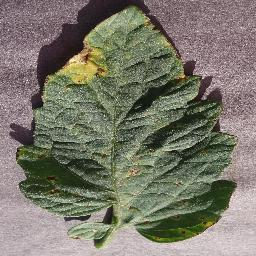
#> input picture datasets/train/009243750517602956_JPG.rf.b5e4a0f5502a8ec27fc554fe43471dcf.jpg, 256 x 256 px, given in place of IMG_1128_JPG.rf.2b6c8bd27f4affcd740259c710285fa4.jpg, which was not available
$ jupyter execute --allow-errors Visualize_data.ipynb
#> lines starting #> are read from the running program, lines starting #| are printed output that depends on the picture; after the words box and inside, x2 and y2 are one past the last pixel; in counts of white or black regions, pixels touching at a corner belong together; pictures that were not available may be replaced by others from this repository, and a replacement may not be noted
### tool_Visualize.py
import os
import random
import shutil
import pandas as pd
import cv2
import numpy as np

def split_train_test(root_dir, train_dir, test_dir, test_ratio=0.2):
    """
    Chuyển một tỷ lệ xác định các tệp từ thư mục `train_dir` sang thư mục `test_dir`.

    :param root_dir: Thư mục gốc chứa thư mục train và test.
    :param train_dir: Tên thư mục chứa dữ liệu train.
    :param test_dir: Tên thư mục chứa dữ liệu test.
    :param test_ratio: Tỷ lệ phần trăm dữ liệu được chuyển từ train sang test.
    """
    train_path = os.path.join(root_dir, train_dir)
    test_path = os.path.join(root_dir, test_dir)

    if not os.path.exists(test_path):
        os.makedirs(test_path)

    # Duyệt qua các lớp trong thư mục train
    for class_name in os.listdir(train_path):
        class_train_path = os.path.join(train_path, class_name)
        class_test_path = os.path.join(test_path, class_name)

        if not os.path.exists(class_test_path):
            os.makedirs(class_test_path)

        # Danh sách các tệp trong lớp hiện tại
        files = os.listdir(class_train_path)
        random.shuffle(files)

        # Số lượng tệp cần chuyển
        num_files_to_move = int(len(files) * test_ratio)

        # Chuyển các tệp
        for file_name in files[:num_files_to_move]:
            shutil.move(os.path.join(class_train_path, file_name), os.path.join(class_test_path, file_name))

    print("Đã chuyển dữ liệu thành công.")


def count_files(file_path):
    file_counts = {}

    for category in os.listdir(file_path):
        category_path = os.path.join(file_path, category)
        if os.path.isdir(category_path):
            num_files = len(os.listdir(category_path))
            file_counts[category] = num_files
    file_counts_df = pd.DataFrame(list(file_counts.items()), columns=['Category', 'File Count'])
    print(file_counts_df)

def read_image(file_path):
    image = cv2.imread(file_path, cv2.IMREAD_GRAYSCALE)
    if image is not None:
        return cv2.resize(image, (100, 100)).flatten()  # Resize the image to a smaller size for faster comparison
    else:
        print(f"Error reading image: {file_path}")
        return None

def images_are_identical(img1, img2):
    return np.array_equal(img1, img2)

def remove_same_image_folder(image_folder):
    images = []
    file_names = []

    for file_name in os.listdir(image_folder):
        if file_name.endswith(('.png', '.jpg', '.jpeg', '.JPG')):
            file_path = os.path.join(image_folder, file_name)
            image = read_image(file_path)
            if image is not None:
                images.append(image)
                file_names.append(file_path)

    print(file_names)
    duplicate_files = set()

    for i in range(len(images)):
        if i in duplicate_files:
            continue
        for j in range(i + 1, len(images)):
            if j in duplicate_files:
                continue
            if images_are_identical(images[i], images[j]):
                duplicate_files.add(j)
                print(f"Duplicate found: {file_names[j]}")

    # Remove duplicate images
    for index in duplicate_files:
        print(f"Removing: {file_names[index]}")
        os.remove(file_names[index])

    print(f"Removed {len(duplicate_files)} duplicate images.")

### Visualize_data.ipynb
[cell 1]
import pandas as pd
import numpy as np
import os
from tool_Visualize import count_files, remove_same_image_folder, split_train_test
import seaborn as sns
import cv2
import matplotlib.pyplot as plt
from PIL import Image
import random
import shutil

[cell 2]
image_path = r"D:\data\tomato_realife\test\images\Bacterial Spot\IMG_1128_JPG.rf.2b6c8bd27f4affcd740259c710285fa4.jpg"
image = Image.open(image_path)
#> image is the input picture: PIL image 256x256 RGB; mean R, G, B 122, 119.9, 106.6

image_np = np.array(image)

green_channel = image_np[:, :, 1]
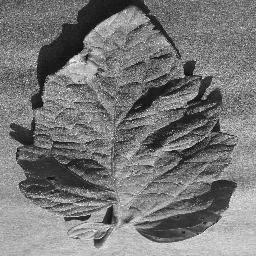
#> green_channel: shape (256, 256); min 0, max 255, mean 119.9

threshold = 145
mask = green_channel > threshold
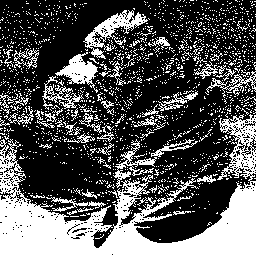
#> mask: shape (256, 256) bool; 33.7% white; 1670 white regions (1610 under 20 px), largest, box (x1, y1, x2, y2) and area: (0, 114, 256, 256) 12460, (83, 10, 148, 59) 964, (55, 52, 98, 93) 699

segmented_image_np = np.zeros_like(image_np)
segmented_image_np[mask] = image_np[mask]
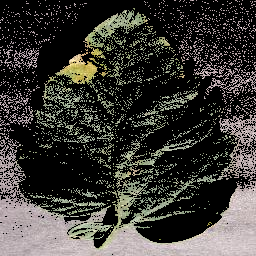
#> segmented_image_np: shape (256, 256, 3); mean R, G, B 60.4, 58.7, 54.6

segmented_image = Image.fromarray(segmented_image_np)
image_np = Image.fromarray(image_np)

# image_np.show()
segmented_image.show()

[cell 3]
# Load the image using OpenCV
image_cv = cv2.imread(image_path)

# Convert the image to the HSV color space
hsv_image = cv2.cvtColor(image_cv, cv2.COLOR_BGR2HSV)
#> hsv_image: shape (256, 256, 3); mean H, S, V 91.1, 56.4, 127.4

# Define the range for green color in HSV
lower_green = np.array([35, 40, 40])
upper_green = np.array([85, 255, 255])

# Create a mask for the green color
mask = cv2.inRange(hsv_image, lower_green, upper_green)
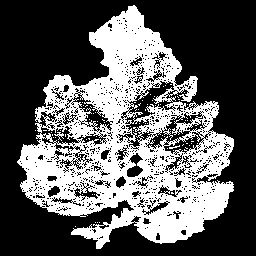
#> mask: shape (256, 256); 36.6% white; 81 white regions (79 under 20 px), largest, box (x1, y1, x2, y2) and area: (17, 5, 234, 249) 23838, (54, 132, 64, 141) 32

# Apply the mask to the image
segmented_image_cv = cv2.bitwise_and(image_cv, image_cv, mask=mask)
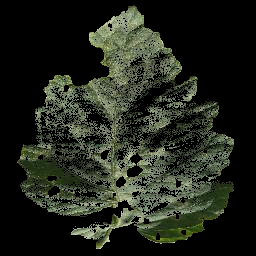
#> segmented_image_cv: shape (256, 256, 3); mean B, G, R 27.7, 37.8, 33.5

# Convert the result back to an image
segmented_image_cv_path = "strawberry"
cv2.imwrite(segmented_image_cv_path, segmented_image_cv)

segmented_image_cv_path

[cell 4]
count_files(r'D:\data\Potato Leaf Disease Dataset in Uncontrolled Environment\train')

[cell 5]
# remove_same_image_folder(r"D:\data\tomato_realife\train\images")

[cell 6]
split_train_test(r"D:\data\Potato Leaf Disease Dataset in Uncontrolled Environment", r'D:\data\Potato Leaf Disease Dataset in Uncontrolled Environment\train', r'D:\data\Potato Leaf Disease Dataset in Uncontrolled Environment\test', 0.2)

[cell 7]
root_dir = r'D:\data\tomato_realife'

[cell 8]
def visualize_bounding_boxes(image_path, annotation_path, class_labels):
    image = cv2.imread(image_path)
    try:
        annotations = pd.read_csv(annotation_path, delimiter=' ', header=None)
    except pd.errors.EmptyDataError:
        print(f'{annotation_path}, " is empty')

    for _, row in annotations.iterrows():
        class_label = row[0]
        class_label = class_labels[int(class_label)]
        x_center, y_center, width, height = row[1:].values
        x_min = int((x_center - width/2) * image.shape[1])
        y_min = int((y_center - height/2) * image.shape[0])
        x_max = int((x_center + width/2) * image.shape[1])
        y_max = int((y_center + height/2) * image.shape[0])
        cv2.rectangle(image, (x_min, y_min), (x_max, y_max), (218, 144, 38), 2)
        cv2.putText(image, str(class_label), (x_min, y_min - 5), cv2.FONT_HERSHEY_SIMPLEX, 0.5, (239, 13, 23), 2)

    plt.imshow(cv2.cvtColor(image, cv2.COLOR_BGR2RGB))
    plt.axis('off')
    plt.show()

images_dir = root_dir + '/test/images'
annot_dir = root_dir +  '/test/labels'

class_labels = ['Bacterial Spot', 'Early Blight', 'Healthy', 'Late Blight', 'Leaf Mold', 'Target Spot', 'Black Spot']

image_files = [f for f in os.listdir(images_dir) if f.endswith('.jpg')]

#> (the rest of this cell did not finish here and is left out)

[cell 9]
class_labels = ['Bacterial Spot', 'Early Blight', 'Healthy', 'Late Blight', 'Leaf Mold', 'Target Spot', 'Black Spot']

labels_dir = root_dir + '/train/labels'

#> (the rest of this cell did not finish here and is left out)

[cell 10]
print("Label Distribution:")
#> (the rest of this cell did not finish here and is left out)

#> (a cell that did not finish here is left out)

[cell 12]
import os
import shutil

# Đường dẫn đến thư mục test, image và label
test_dir = r'D:/data/tomato_realife/train'
image_dir = os.path.join(test_dir, 'images')
label_dir = os.path.join(test_dir, 'labels')

# Ánh xạ các nhãn số sang tên nhãn
class_labels = ['Bacterial Spot', 'Early Blight', 'Healthy', 'Late Blight', 'Leaf Mold', 'Target Spot', 'Black Spot']

# Tạo các thư mục cho từng loại bệnh nếu chưa có
for label in class_labels:
    label_path = os.path.join(image_dir, label)
    os.makedirs(label_path, exist_ok=True)

# Duyệt qua các file label và di chuyển ảnh
#> (the rest of this cell did not finish here and is left out)

[cell 13]
count_files(r"D:\data\Potato Leaf Disease Dataset in Uncontrolled Environment\test")

[cell 14]
img_path = r"D:\data\Potato Leaf Disease Dataset in Uncontrolled Environment\Potato Leaf Disease Dataset in Uncontrolled Environment\Bacteria\20230815_111318.jpg"
img = Image.open(img_path)
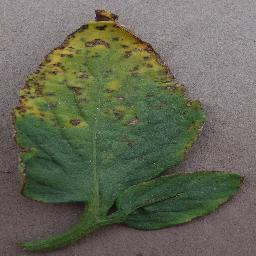
#> input picture datasets/train/09925614822552908_JPG.rf.5a513da294f8d942f736097c2dd8fae3.jpg, 256 x 256 px, given in place of 20230815_111318.jpg, which was not available
#> img is the input picture: PIL image 256x256 RGB; mean R, G, B 101, 104.2, 87

# Resize the image to 224x224
img_resized = img.resize((224, 224))

img_resized.show()

[cell 15]
remove_same_image_folder('strawberry')
#> in remove_same_image_folder, `image = read_image(file_path)`: image = 10000 values, max 231 at index 2328, min 14 at index 2260, mean 118.9
#> the loop in remove_same_image_folder, `for i in range(len(images)):` made 1 pass
#> after the loop in remove_same_image_folder, `for i in range(len(images)):`: duplicate_files = 0 items
#| Removed 0 duplicate images.

[cell 16]
count_files(r"D:\data\Potato Leaf Disease Dataset in Uncontrolled Environment\Potato Leaf Disease Dataset in Uncontrolled Environment")

[cell 17]
count_files("potato/val")

[cell 18]
train_path = 'tomato/train'
val_path = 'tomato/val'
test_path = 'tomato/test'
train_aug_path = "tomato/train_aug"

[cell 19]
def calculate_average_brightness(image_path):
#> called with image_path = 't'
    image = cv2.imread(image_path, cv2.IMREAD_GRAYSCALE)
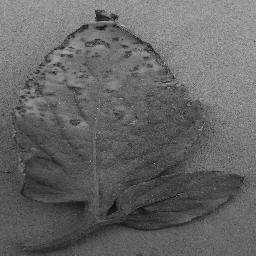
#> image: shape (256, 256); min 11, max 204, mean 101.3
    if image is not None:
        return np.mean(image)
    else:
        return None

def get_random_images(directory, num_images=2000):
    all_images = []

    for category in os.listdir(directory):
        category_path = os.path.join(directory, category)
        if os.path.isdir(category_path):
            for file_name in os.listdir(category_path):
                file_path = os.path.join(category_path, file_name)
                # Kiểm tra định dạng file hình ảnh
                if file_name.lower().endswith(('.jpg', '.jpeg', '.png', '.bmp', '.tiff')):
                    all_images.append(file_path)

    # Chọn ngẫu nhiên 2000 tấm hình từ danh sách
    random_images = random.sample(all_images, min(num_images, len(all_images)))
    return random_images

def get_average_brightness_distribution(image_paths):
    brightness_values = []
    for image_path in image_paths:
        brightness = calculate_average_brightness(image_path)
        if brightness is not None:
            brightness_values.append(brightness)
    return brightness_values

[cell 20]
random_images = get_random_images(train_aug_path, num_images=5000)

# Tính độ sáng trung bình của các tấm hình đã chọn
train_aug_brightness = get_average_brightness_distribution(random_images)

[cell 21]
test_brightness = get_average_brightness_distribution(test_path)
val_brightness = get_average_brightness_distribution(val_path)
#> val_brightness = [101.3, 101.3]

[cell 22]
sns.kdeplot(train_aug_brightness, shade=True, label='train', color='blue')
sns.kdeplot(val_brightness, shade=True, label='val', color='orange')
plt.title('Average Brightness Distribution of Images')
plt.xlabel('Images Average Brightness')
plt.ylabel('Density')
plt.legend()
plt.show()

[cell 23]
sns.kdeplot(train_aug_brightness, shade=True, label='train', color='blue')
sns.kdeplot(test_brightness, shade=True, label='test', color='orange')
plt.title('Average Brightness Distribution of Images')
plt.xlabel('Images Average Brightness')
plt.ylabel('Density')
plt.legend()
plt.show()

[cell 24]
import cv2
import os
import numpy as np

def calculate_average_brightness(image_path):
    image = cv2.imread(image_path, cv2.IMREAD_GRAYSCALE)
    if image is not None:
        return np.mean(image)
    else:
        return None

def analyze_test_data(directory):
    total_images = 0
    brightness_values = []
    category_counts = {}

    for category in os.listdir(directory):
        category_path = os.path.join(directory, category)
        if os.path.isdir(category_path):
            category_counts[category] = 0
            for file_name in os.listdir(category_path):
                file_path = os.path.join(category_path, file_name)
                if file_name.lower().endswith(('.jpg', '.jpeg', '.png', '.bmp', '.tiff')):
                    total_images += 1
                    category_counts[category] += 1
                    brightness = calculate_average_brightness(file_path)
                    if brightness is not None:
                        brightness_values.append(brightness)

    average_brightness = np.mean(brightness_values) if brightness_values else 0
    return total_images, category_counts, average_brightness

# Đường dẫn tới thư mục test
test_folder_path = "tomato/test"

# Phân tích dữ liệu test
total_images, category_counts, average_brightness = analyze_test_data(test_folder_path)

# Hiển thị thông tin
print(f"Total images: {total_images}")
print(f"Category counts: {category_counts}")
print(f"Average brightness: {average_brightness}")

[cell 25]
def plot_category_distribution(category_counts):
    categories = list(category_counts.keys())
    counts = list(category_counts.values())

    plt.figure(figsize=(10, 6))
    plt.bar(categories, counts, color='skyblue')
    plt.xlabel('Category')
    plt.ylabel('Number of Images')
    plt.title('Category Distribution in Test Data')
    plt.xticks(rotation=45)
    plt.show()

# Sử dụng hàm để vẽ biểu đồ
plot_category_distribution(category_counts)

[cell 26]
def calculate_average_brightness(image_path):
    image = cv2.imread(image_path, cv2.IMREAD_GRAYSCALE)
    if image is not None:
        return np.mean(image)
    else:
        return None

def analyze_test_data(directory):
    total_images = 0
    brightness_values = []
    category_counts = {}

    for category in os.listdir(directory):
        category_path = os.path.join(directory, category)
        if os.path.isdir(category_path):
            category_counts[category] = 0
            for file_name in os.listdir(category_path):
                file_path = os.path.join(category_path, file_name)
                if file_name.lower().endswith(('.jpg', '.jpeg', '.png', '.bmp', '.tiff')):
                    total_images += 1
                    category_counts[category] += 1
                    brightness = calculate_average_brightness(file_path)
                    if brightness is not None:
                        brightness_values.append(brightness)

    average_brightness = np.mean(brightness_values) if brightness_values else 0
    return total_images, category_counts, average_brightness, brightness_values

# Đường dẫn tới thư mục test
test_folder_path = "tomato/test"

# Phân tích dữ liệu test
total_images, category_counts, average_brightness, brightness_distribution = analyze_test_data(test_folder_path)

# Hiển thị thông tin
total_images, category_counts, average_brightness, brightness_distribution[:10]  # Display first 10 brightness values for brevity

[cell 27]
def plot_brightness_distribution(brightness_values, bins=30):
#> called with bins = 50
    plt.figure(figsize=(10, 6))
    plt.hist(brightness_values, bins=bins, color='lightgreen', edgecolor='black')
    plt.xlabel('Average Brightness')
    plt.ylabel('Frequency')
    plt.title('Brightness Distribution in Test Data')
    plt.show()
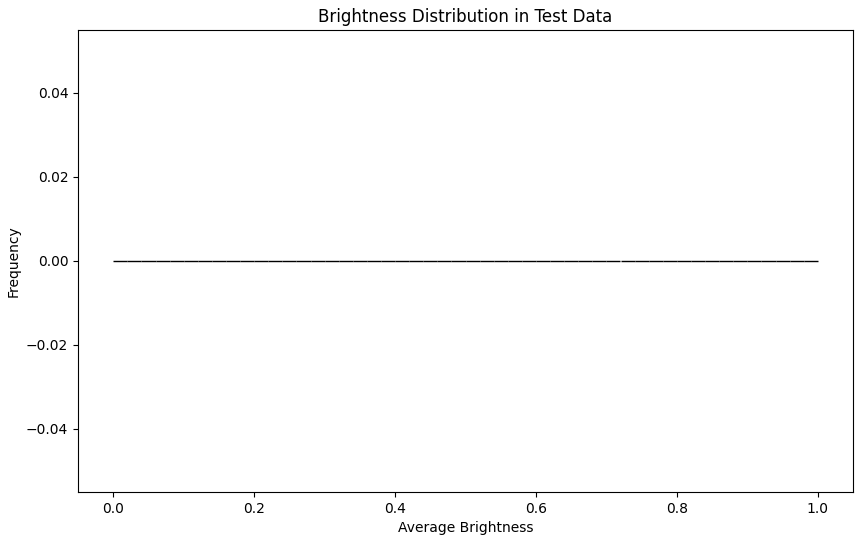
#> figure drawn by matplotlib, 1 panel

def plot_brightness_density(brightness_values):
    plt.figure(figsize=(10, 6))
    sns.kdeplot(brightness_values, shade=True, color='lightgreen')
    plt.xlabel('Average Brightness')
    plt.ylabel('Density')
    plt.title('Brightness Density Distribution in Test Data')
    plt.show()

def plot_brightness_boxplot(brightness_values):
    plt.figure(figsize=(10, 6))
    plt.boxplot(brightness_values, vert=False)
    plt.xlabel('Average Brightness')
    plt.title('Box Plot of Brightness in Test Data')
    plt.show()
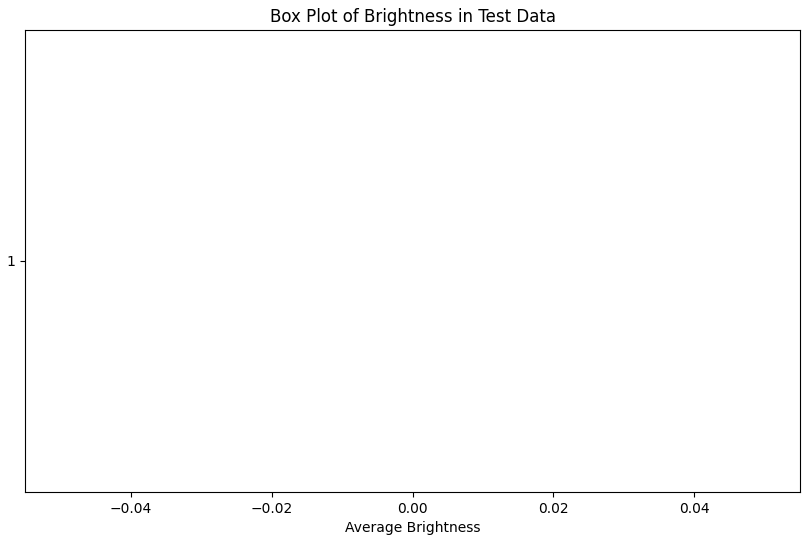
#> figure drawn by matplotlib, 1 panel

def plot_brightness_violinplot(brightness_values):
    plt.figure(figsize=(10, 6))
    sns.violinplot(brightness_values, color='lightgreen')
    plt.xlabel('Average Brightness')
    plt.title('Violin Plot of Brightness in Test Data')
    plt.show()

# Gọi hàm để vẽ các biểu đồ
plot_brightness_distribution(brightness_distribution, bins=50)
plot_brightness_density(brightness_distribution)
plot_brightness_boxplot(brightness_distribution)
plot_brightness_violinplot(brightness_distribution)
